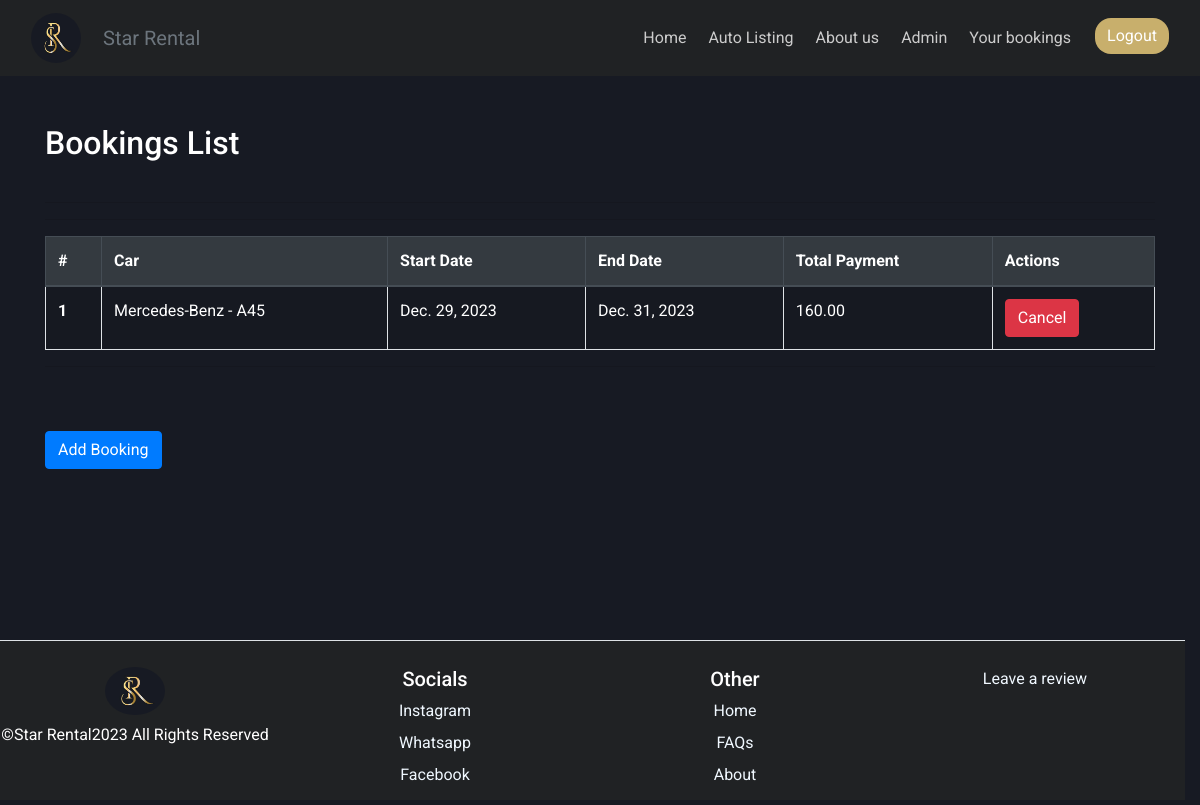
The page /bookings (signed in) on the database its author committed.
### rental/models.py (models this page shows, shortened)
class Booking(models.Model):
    car = models.ForeignKey(Car, on_delete=models.DO_NOTHING)
    CUSTOMER = models.ForeignKey(Customer, on_delete=models.DO_NOTHING, null=True)
    name = models.CharField(max_length=30)
    phone_number=models.CharField(max_length=12, help_text="Please enter your phone number +2556912345678", null=True)
    start_date = models.DateField()
    end_date = models.DateField()
    total_payment = models.DecimalField(max_digits=10, decimal_places=2, null=True, blank=True)

class Car(models.Model):
    Gearbox1 = "Automatic"
    Gearbox2 = "Manual"
    GearboxChoices = [
        (Gearbox1, "Automatic"),
        (Gearbox2, "Manual")
    ]
    Fuel1 = "Petrol"
    Fuel2 = "Diesel"
    Fuel3 = "LPG"
    Fuel4 = "Electric"
    FuelChoices = [
        (Fuel1, "Petrol"),
        (Fuel2, "Diesel"),
        (Fuel3, "LPG"),
        (Fuel4, "Electric")
    ]
    brand = models.CharField(max_length=30, null=False)
    model = models.CharField(max_length=30, null=False)
    gearbox = models.CharField(max_length=20, choices=GearboxChoices, default="Manual")
    fuel = models.CharField(max_length=20, choices=FuelChoices, default="Diesel")
    production_year = models.PositiveIntegerField()
    color = models.CharField(max_length=30, null=False)
    daily_rate = models.DecimalField(max_digits=10, decimal_places=2, null=False)
    discounted_daily_rate = models.DecimalField(max_digits=10, decimal_places=2, null=True, blank=True)
    images = models.ManyToManyField("CarImage", related_name="car_images", blank=False)
    location = models.CharField(default="StarRental", max_length=50)
    available = models.BooleanField(default=True)
    def __str__(self):
        return f"{self.brand} - {self.model}"

### rental/views.py (the view)
# urls.py: path('bookings', BookingsView.as_view(), name="bookings"),
@method_decorator(login_required, name="dispatch")
class BookingsView(ListView):
    model = Booking
    template_name = "bookings.html"
    context_object_name = "bookings_list"
    def get_queryset(self):
        return Booking.objects.filter(CUSTOMER__user=self.request.user)

### rental/templates/bookings.html (shortened to what this page needs)
{% extends "base.html" %}
{% load static %}
{% block links %}
<link rel="stylesheet" href="{% static 'css/bookings.css' %}">
{% endblock %}
{% block content %}
  <div class="container mt-5">
    <h2 class="mb-4">Bookings List</h2>
    <div class="table-responsive">
      <table class="table table-bordered table-striped">
        <thead class="thead-dark">
          <tr>
            <th scope="col">#</th>
            <th scope="col">Car</th>
            <th scope="col">Start Date</th>
            <th scope="col">End Date</th>
            <th scope="col">Total Payment</th>
            <th scope="col">Actions</th>
          </tr>
        </thead>
        <hr>
        <tbody>
          {% for booking in bookings_list %}
            <tr>
              <th scope="row">{{ forloop.counter }}</th>
              <td>{{ booking.car }}</td>
              <td>{{ booking.start_date }}</td>
              <td>{{ booking.end_date }}</td>
              <td>{{ booking.total_payment }}</td>
              <td>
                <form method="post" action={% url "rental:cancel_booking" booking.id %}>
                  <button type="submit" class="btn btn-danger">Cancel</button>
                </form>
              </td>
            </tr>
            <hr>
          {% endfor %}
        </tbody>
      </table>
      <hr>
      <a href={% url "rental:auto_listing" %} class="btn btn-primary mt-5">Add Booking</a>
    </div>
  </div>
{% endblock %}

### static/css/main.css (style rules this page uses)
body { background-color: #171A23; }

### static/css/base.css (style rules this page uses)
* { font-family: 'Roboto', sans-serif; }
body { display: flex; flex-direction: column; min-height: 100vh; width:100vw }

### static/css/aboutus.css (style rules this page uses)
body { background-color: #171A23; color: #ffffff; }

### static/css/bookings.css (style rules this page uses)
td, th { color: white; }

### rows shown on the page
Booking: car "Mercedes-Benz - A45", start_date "Dec. 29, 2023", end_date "Dec. 31, 2023", total_payment "160.00"
